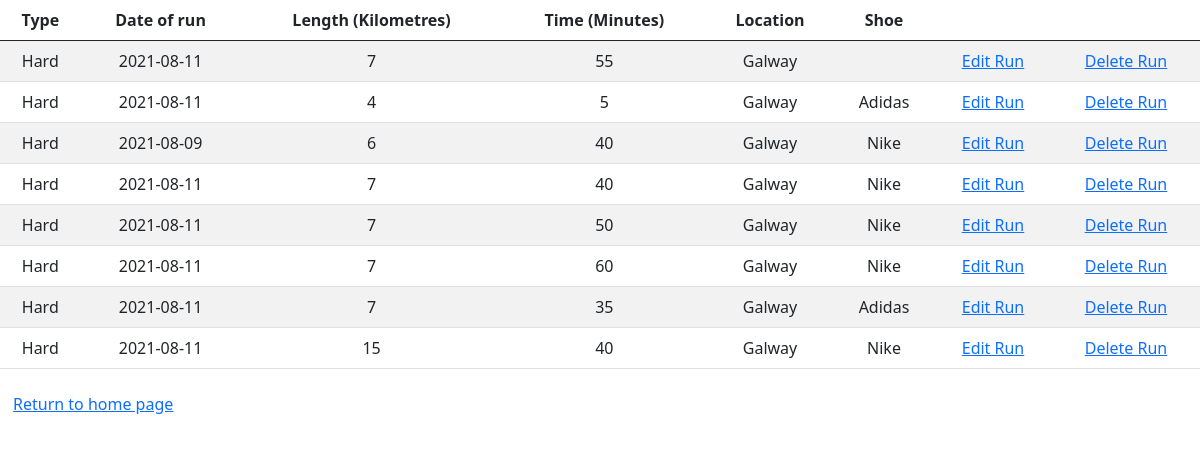
Page /runs/data (signed in) on the earlier database version.
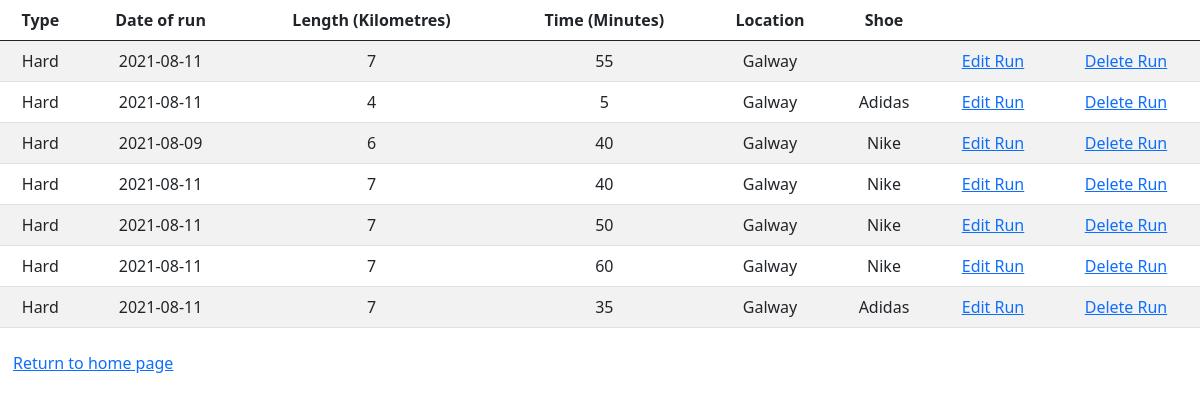
Same page on the later database version.
### Model/Run.py (models this page shows, shortened)
class Run(db.Model):
    __tablename__ = 'runs'
    id = db.Column('run_id', db.Integer, primary_key = True)
    length = db.Column(db.String(50))
    location = db.Column(db.Integer, ForeignKey('runlocation.runlocation_id'))
    time = db.Column(db.String(10))
    shoe = db.Column(db.Integer, ForeignKey('shoes.shoe_id'))
    userid = db.Column(db.Integer,ForeignKey('user.id' ))
    date = db.Column(db.String(10))
    typeofrun = db.Column(db.Integer, ForeignKey('runtype.runtype_id'))
    related_type_of_run = relationship('Runtype', backref='Run',lazy="joined")
    related_location_of_run = relationship('Runlocation', backref='Run',lazy="joined")
    related_shoe_of_run = relationship('Shoe', backref='Run',lazy="joined")

### Model/Runtype.py (models this page shows, shortened)
class Runtype(db.Model):
    __tablename__ = 'runtype'
    id = db.Column('runtype_id', db.Integer, primary_key = True)
    description = db.Column(db.String(100))
    userid = db.Column(db.Integer,ForeignKey('user.id' ))

### Model/Runlocation.py (models this page shows, shortened)
class Runlocation(db.Model):
    __tablename__ = 'runlocation'
    id = db.Column('runlocation_id', db.Integer, primary_key = True)
    description = db.Column(db.String(100))
    userid = db.Column(db.Integer,ForeignKey('user.id' ))

### Model/Shoe.py (models this page shows, shortened)
class Shoe(db.Model):
    __tablename__ = 'shoes'
    id = db.Column('shoe_id', db.Integer, primary_key = True)
    description = db.Column(db.String(100))
    max_distance = db.Column(db.Integer)
    current_distance = db.Column(db.Integer)
    userid = db.Column(db.Integer,ForeignKey('user.id' ))

### Controllers/RunController.py (the view)
@data_run.route('/runs/data')
@login_required
def run_data():
    runs = Run.query.filter_by(userid = current_user.id)
    return render_template('run_data.html',data = runs)

### main.py (called while the page is built)
@login_manager.user_loader
def load_user(user_id):
    return User.query.get(int(user_id))

### Templates/run_data.html (shortened to what this page needs)
<!DOCTYPE html>
<html>
<head>
    <link href="https://cdn.jsdelivr.net/npm/bootstrap@5.0.2/dist/css/bootstrap.min.css" rel="stylesheet"></head>
<body>
    <table class="table table-striped">
    <thead>
        <tr>
            <th class="text-center">Type</th>
            <th class="text-center">Date of run</th>
            <th class="text-center">Length (Kilometres)</th>
            <th class="text-center">Time (Minutes)</th>
            <th class="text-center">Location </th>
            <th class="text-center">Shoe </th>
            <th class="text-center"></th>
            <th class="text-center"></th>
        </tr>
    </thead>
    <tbody>
            {% for row in data| batch(1) %}
                {% include "run_row.html" %}
            {% endfor %}
    </tbody>
    </table>
<div class="btn">
    <a href = "{{ url_for('options_run.run_options') }}"> Return to home page
       </a>
    </div>
</body>
</html>

### Templates/run_row.html
<tr>
    <td class="text-center">{{ row[0].related_type_of_run.description}}</td>
    <td class="text-center">{{ row[0].date }}</td>
    <td class="text-center">{{ row[0].length }}</td>
    <td class="text-center">{{ row[0].time }}</td>
    <td class="text-center">{{ row[0].related_location_of_run.description}}</td>
    <td class="text-center">{{ row[0].related_shoe_of_run.description}}</td>
    <td class="text-center"><a href="{{url_for('update_run.run_update', id = row[0].id )}}">
            Edit Run
        </a></td>
    <td class="text-center"><a href="{{url_for('delete_run.run_delete', id = row[0].id )}}">
            Delete Run
        </a></td>
</tr>

Differences in the rows shown:
removed Run: description "Hard", date "2021-08-11", length "15", time "40", description "Galway", description "Nike"
